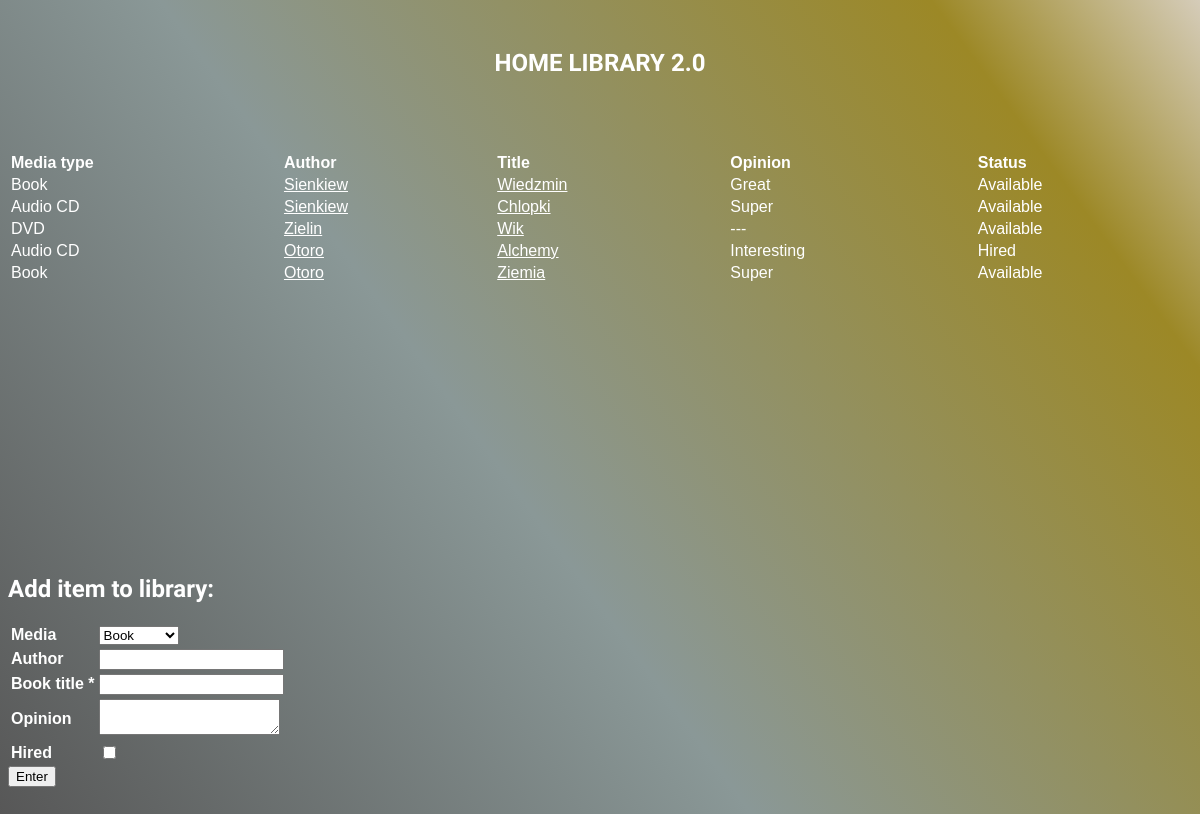
The app's page /items/ with its own data.
### app/models.py (models this page shows, shortened)
class Item(db.Model):
    id = db.Column(db.Integer, primary_key=True)
    media = db.Column(db.Text)
    title = db.Column(db.String(100), index=True, nullable=False)
    opinion = db.Column(db.Text)
    rented_id = db.Column(db.Integer, db.ForeignKey('rented.id'))
    authors = db.relationship('Author', secondary=authors, lazy='subquery',
                              backref=db.backref('items', lazy=True))

class Author(db.Model):
    id = db.Column(db.Integer, primary_key=True)
    name = db.Column(db.String(200), index=True)
    desc = db.Column(db.String(1000), index=True)

### app/routes.py (the view)
@app.route("/items/", methods=["GET", "POST"])
def items_list():
    form = ItemForm()
    error = ""
    if request.method == "POST":
        if form.validate_on_submit():
            items.create(form.data)
        return redirect(url_for("items_list"))
    return render_template("items.html", form=form,
                           items=items.all(), error=error)

### app/forms.py
class ItemForm(FlaskForm):
    media = SelectField(
        'Media', choices=[('Book', 'Book'), ('Audio CD', 'Audio CD'), ('DVD', 'DVD')]) # noqa
    author = StringField('Author')
    title = StringField('Book title', validators=[DataRequired()])
    opinion = TextAreaField('Opinion')
    rented = BooleanField('Hired')

### app/models.py (called while the page is built)
    def all(self):
        list_elements = []
        all_items = Item.query.all()
        for item in all_items:
            list_item = {}
            list_item['id'] = item.id
            list_item['media'] = item.media
            list_item['title'] = item.title
            list_item['opinion'] = item.opinion
            for author in item.authors:
                list_item['author'] = author.name
            rented = Rented.query.get(item.rented_id).rented_status
            if rented > 0:
                list_item['rented'] = 'Hired'
            else:
                list_item['rented'] = 'Available'
            list_elements.append(list_item)
        return list_elements

### app/templates/items.html (shortened to what this page needs)
<!DOCTYPE html>
<html lang="en">
<head>
    <link rel="stylesheet" href="{{ url_for('static', filename='style.css') }}">
</head>
<body>
    <div class="container">
            <div class="header_label"><h2>HOME LIBRARY 2.0</h2></div>
            <br>
            <br>
            <br>
            <div class="content">
            <table>
                <thead>
                    <th>Media type</th>
                    <th>Author</th>
                    <th>Title</th>
                    <th>Opinion</th>
                    <th>Status</th>
                </thead>
{% for item in items %}
<tr>
    <td>{{ item.media }}</td>
    <td><a href="/author/{{item.author}}">{{ item.author }}</a></td>
    <td><a href="/items/{{ loop.index }}">{{ item.title }}</a></td>
        <td>{{ item.opinion }}</td>
        <td>{{ item.rented }}</td>
    </tr>
{% endfor %}
</table>
<div>
    <br>
    <br>
    <br>
    <br>
    <br>
    <br>
    <br>
    <br>
    <br>
    <br>
    <br>
    <br>
    <br>
    <br>
    <br>
    <h2> Add item to library: </h2>
    <form method="POST" action="/items/">
        <table>
            {% for field in form if field.widget.input_type != 'hidden' %}
                <tr>
                    <th>{{ field.label }} {% if field.flags.required %}*{% endif %}</th>
                    <td>{{ field }}</td>
                </tr>
            {% endfor %}
        </table>
        <input type="submit" value="Enter">
    </form>
</div>
</body>
</html>

### app/static/style.css (style rules this page uses)
body { background: linear-gradient(54deg, rgba(87,87,87,1) 0%, rgba(138,152,151,1) 42%, rgba(156,136,38,1) 85%, rgba(213,204,185,1) 100%); color: rgb(255, 255, 255); height: 100vh; }
.container { max-width: 1400px; margin:auto; position:relative; display:flex; justify-content: center; text-align: center; flex-direction: column; height: 100vh; }
.content { display:flex; justify-content: center; text-align: left; flex-direction: column; }
h2 { font-family: 'Sora', sans-serif; }
td, th { font-family: Arial, Helvetica, sans-serif; }
td a { color: #fff; }

### records on screen
Item: media "Book", title "Wiedzmin", opinion "Great"
Author: author "Sienkiew"
Item: media "Audio CD", title "Chlopki", opinion "Super"
Author: author "Sienkiew"
Item: media "DVD", title "Wik", opinion "---"
Author: author "Zielin"
Item: media "Audio CD", title "Alchemy", opinion "Interesting"
Author: author "Otoro" "Otoro"
Item: media "Book", title "Ziemia", opinion "Super"

### other values on screen
{{ item.rented }} "Available" "Available" "Available" "Hired" "Available"
{{ field.label }} "Media" "Author" "Book title" "Opinion" "Hired"
